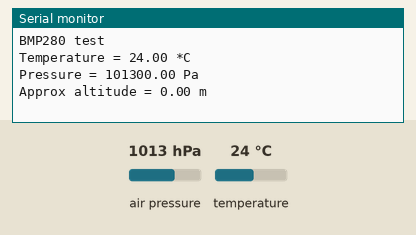
A sketch run on a simulated Arduino Uno, built with avr-gcc and run on an emulated ATmega328P. Parts: the last lines printed to the serial monitor. The test bench sets the inputs (shaded band); at power-on: air pressure 1013 hPa, temperature 24 °C.

Above: at 1.2 s.
1.3 s: air pressure set to 952 hPa
At 2.9 s:
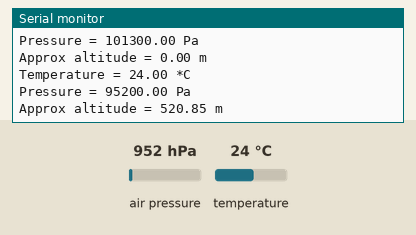
3.4 s: temperature set to 12 °C
At 4.9 s:
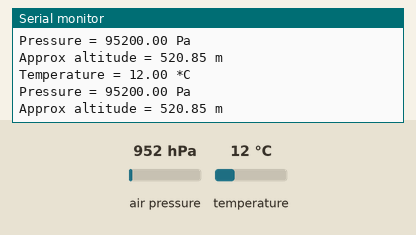
5.5 s: air pressure set to 975 hPa
At 6.9 s:
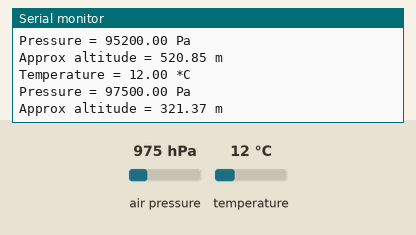
Timing chart, 0 to 8.5 s (numbered marks = the images above; inputs shaded):
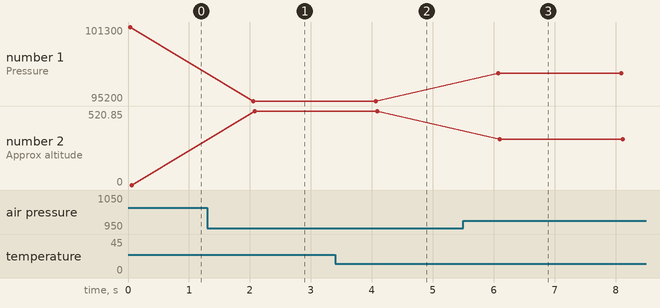

The sketch:

BMP280_Get_Height_With_Pressure.ino
```cpp
#include <Wire.h>
#include <Adafruit_BMP280.h>

Adafruit_BMP280 bmp; // I2C

float first_pressure = 0.0;

void setup() {
  Serial.begin(9600);
  Serial.println(F("BMP280 test"));

  if (!bmp.begin()) {
    Serial.println(F("Could not find a valid BMP280 sensor, check wiring!"));
    while (1);
  }

  /* Default settings from datasheet. */
  bmp.setSampling(Adafruit_BMP280::MODE_NORMAL,     /* Operating Mode. */
                  Adafruit_BMP280::SAMPLING_X2,     /* Temp. oversampling */
                  Adafruit_BMP280::SAMPLING_X16,    /* Pressure oversampling */
                  Adafruit_BMP280::FILTER_X16,      /* Filtering. */
                  Adafruit_BMP280::STANDBY_MS_500); /* Standby time. */

  // average first pressure
  for(int i = 0; i < 10; i++){
    first_pressure += bmp.readPressure();
  }

  first_pressure /= 10;
}

void loop() {
    Serial.print(F("Temperature = "));
    Serial.print(bmp.readTemperature());
    Serial.println(" *C");

    Serial.print(F("Pressure = "));
    Serial.print(bmp.readPressure());
    Serial.println(" Pa");

    Serial.print(F("Approx altitude = "));
    Serial.print(bmp.readAltitude(first_pressure/100)); //hPa
    Serial.println(" m");

    Serial.println();
    delay(2000);
}
```

Measured:
- after the input at 1.3 s, the serial monitor: prints a new line after 0.75 s (image 1)
- after the input at 3.4 s, the serial monitor: prints a new line after 0.64 s (image 2)
- after the input at 5.5 s, the serial monitor: prints a new line after 0.58 s (image 3)
- plotted number 1: 101300 → 95200 after the input at 1.3 s, 95200 → 97500 after the input at 5.5 s
- plotted number 2: 0 → 520.85 after the input at 1.3 s, 520.85 → 321.37 after the input at 5.5 s
